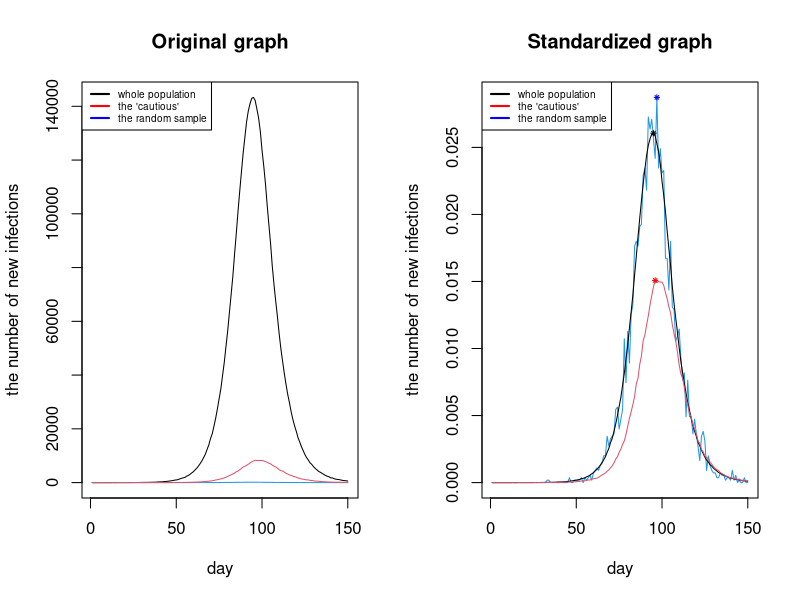

This figure's R source: (Note: a time limit stopped this script after it produced the figure.)
# Group 45 Xuexun Lu and Siying Zhu Yeah only two people.

# https://github.com/Louhokseson/22nd-October

## Overview

# This code use the SEIR model to simulate the covid propagation. 
# We generate a data with 5.5million size with respect to three groups.
# Then we store the daily number of people who transfer from S -> E and standardize the data.
# Plot the Original graph verus Standardized graph. And we also simulate the model 10 times
# Visualize the variability in the results
# Finally, give a comment to our results and ZOE issues.

# The covid model
seir_covid <- function(n=5500000,ni=10,nt=150,gamma=1/3,delta=1/5) {
  
  ## SEIR stochastic simulation model.
  ## n = population size; ni = initially exposed; nt = number of days
  ## gamma = daily prob E -> I; delta = daily prob I -> R;
  ## S = 0, E = 1, I = 2, R = 3
  #browser()
  
  lambda = 0.4/n 
  
  x <- x_random <- x_lowbeta <- rep(0,n) # x_random or x_lowbeta 
  
  x[1:ni] <- 1 ## create some exposed people
  
  beta <- rlnorm(n,0,0.5); beta <- beta/mean(beta) ## individual infection rates
  
  ## find the lowest 10% beta
  n_lowbeta <- n * 0.1 # the size of lowest beta group
  
  beta_order_location <- order(beta) # the location of sorted beta in x
  
  x_lowbeta[beta_order_location[1:n_lowbeta]] <- 1 # mark first n_lowbeta beta_order_location in x
  
  ## generate the random group
  n_random <- n * 0.001 # the size of random group
  
  n_random_location <- sample(n,n_random) # random generate the n_random locations from x
  
  x_random[n_random_location] <- 1
  
  # new infections each day 
  Whole_newinfect <- lowbeta_newinfect <- random_newinfect <- rep(0,nt)
  
  for (i in 2:nt) { ## loop over days
    # update the probability of S -> E
    
    probaStoE <- lambda*beta*sum(beta[x==2])
    
    u <- runif(n) ## uniform random deviates
    
    x[x==2&u<delta] <- 3 ## I -> R with prob delta
    
    # sum the three different groups' daily infection
    
    #  Location S->E
    whole_location <- x==0&u<probaStoE
    
    random_location <- whole_location&x_random
    
    lowbeta_location <- whole_location&x_lowbeta
    
    # Sum of S->E
    Whole_newinfect[i] <- sum(whole_location)
    
    random_newinfect[i] <- sum(random_location)
    
    lowbeta_newinfect[i] <- sum(lowbeta_location)
    
    x[x==1&u<gamma] <- 2 ## E -> I with prob gamma
    
    x[whole_location] <- 1 ## S -> E with probaStoE
    
  }
  SEIR = list(Whole_newinfect=Whole_newinfect,random_newinfect=random_newinfect,lowbeta_newinfect=lowbeta_newinfect)
  return(SEIR)
} ## seir

SEIR <- seir_covid()


# Standardize the vectors
whole_stan <- SEIR$Whole_newinfect/(5.5*10^6)

random_stan <- SEIR$random_newinfect/(0.001*(5.5*10^6))

lowbeta_stan <- SEIR$lowbeta_newinfect/(0.1*(5.5*10^6))

# Plot the Original and Standardized graph of three groups
par(mfrow = c(1,2))

plot(SEIR$Whole_newinfect,type = "l",ylim = c(0,max(SEIR$Whole_newinfect)),xlab="day",ylab="the number of new infections") 
lines(SEIR$random_newinfect,col=4)
lines(SEIR$lowbeta_newinfect,col=2) ## Random (blue) and lowbeta (red)

legend <- legend("topleft",
                 c("whole population","the 'cautious'","the random sample"),
                 col=c("black","red","blue"),
                 lty = 1,lwd = 2,
                 cex = 0.6)

title(main = "Original graph")



#The comparison plot between three group which including whole population(Whole_newinfect), the 'cautious 10%'(lowbeta_newinfect) and the 0.1%random sample(random_newinfect)
plot(random_stan,type = "l",cex = 0.5,col = 4,xlab="day",ylab="the number of new infections")
points(whole_stan,type = "l",cex = 0.5)
points(lowbeta_stan,type = "l",cex = 0.5,col = 2) ## Random (blue) and lowbeta (red)
legend <- legend("topleft",
                 c("whole population","the 'cautious'","the random sample"),
                 col=c("black","red","blue"),
                 lty = 1,lwd = 2,
                 cex = 0.6)
title(main = "Standardized graph")



#Label the peak of whole population(Whole_newinfect)
W_y = max(whole_stan);
W_x = which.max(whole_stan);
point1 <- points(W_x,W_y,pch=8,col="black",cex = 0.5)

#Label the peak of the 0.1%random sample(random_newinfect)
R_y = max(random_stan);
R_x = which.max(random_stan);
point2 <- points(R_x,R_y,pch=8,col="blue",cex = 0.5)

#Label the peak of the 'cautious 10%'(lowbeta_newinfect)
L_y = max(lowbeta_stan);
L_x = which.max(lowbeta_stan);
point3 <- points(L_x,L_y,pch=8,col="red",cex = 0.5)


# for loop for 10 stimulations
Peak_whole <- Peak_random <- Peak_lowbeta <- rep(0,10)


# create the empty list to store the result
whole_list <- vector(mode = "list", length = 10)
random_list <- vector(mode = "list", length = 10)
lowbeta_list <- vector(mode = "list", length = 10)


for (i in 1:10){
  
  SEIR <- seir_covid()
  
  Peak_whole[i] <- which.max(SEIR$Whole_newinfect)
  
  Peak_random[i] <- which.max(SEIR$random_newinfect)
  
  Peak_lowbeta[i] <- which.max(SEIR$lowbeta_newinfect)
  
  whole_list[[i]] <- SEIR$Whole_newinfect/(5.5*10^6)
  
  random_list[[i]] <- SEIR$random_newinfect/(0.001*(5.5*10^6))
  
  lowbeta_list[[i]] <- SEIR$lowbeta_newinfect/(0.1*(5.5*10^6))
}


# plots of 10 simulation
par(new=FALSE)
# 10 simulations of whole population.png
plot(whole_list[[1]],type = "l",cex = 0.5,xlab="day",ylab="the number of new infections",main = "whole infection")
for (j in 2:10){
  points(whole_list[[j]],type = "l",cex = 0.5)
  par(new=TRUE)
}

par(new=FALSE)
# 10 simulations of random population.png
plot(random_list[[1]],type = "l",cex = 0.5,col = 4,xlab="day",ylab="the number of new infections",main = "random infection")
for (j in 2:10) {
  points(random_list[[j]],type = "l",cex = 0.5,col = 4)
  par(new=TRUE)
}

par(new=FALSE)
# 10 simulations of lowest beta population.png
plot(lowbeta_list[[1]],type = "l",cex = 0.5,col = 2,xlab="day",ylab="the number of new infections",main = "lowest beta infection")
for (j in 2:10) {
  points(lowbeta_list[[j]],type = "l",cex = 0.5,col = 2)
  par(new=TRUE)
}

par(new = FALSE)
# Peak of three groups
plot(Peak_whole,ylim = c(0,110),main="Peak of three groups",xlab="i",ylab="peak",col = "green",pch=3,cex=1.2,lwd=2,type='o')
points(Peak_random,col = "blue",pch=3,cex=1.2,lwd=2,type='o')
points(Peak_lowbeta,col = "red",pch=3,cex=1.2,lwd=2,type='o')
legend <- legend("bottomleft",
                 c("whole population","the 'cautious'","the random sample"),
                 col=c("green","red","blue"),
                 lty = 1,lwd = 2,
                 cex = 0.6)

#XXXXXXXXXXXXXXXXXXXXXXXXXXXXXXXXXXXXXXXXXXXXXXXXXXXXXXXXXXXXXXXXXXXXXXXXXXXX
#XXXXXXXXXXXXXXXXXXXXXXXXXX CODE COMMENT XXXXXXXXXXXXXXXXXXXXXXXXXXXXXXXXXXXX
#XXXXXXXXXXXXXXXXXXXXXXXXXXXXXXXXXXXXXXXXXXXXXXXXXXXXXXXXXXXXXXXXXXXXXXXXXXXX

#We know that people who download the ZOE symptom tracker app are more concerned about Covid than the average people, 
#so it is same as the 'cautious 10%' population, namely the population with the lowest beta i values in our SEIR model. 
#1.The standardized graph shows the trend of the 0.1%random sample(random_newinfect) and the whole population are similiar, 
#because 0.1%random sample is a state composed of 5,500 people randomly generated from the whole population. It can represented the situation in the whole population in a certain extent on the picture.
#2.And the 'cautious 10%'(lowbeta_newinfect) will have a lagging in the outbreak compared with the other two groups.  
#3.It is much smaller than the whole population in  new infections in S to E state although the 'cautious 10%' is one-tenth of it.
#Conclusion: It means that if we use the ZOE application to rebuild the daily infection trajectories.
#we will underestimate the severity of the covid which lead to the spread of the epidemic.
